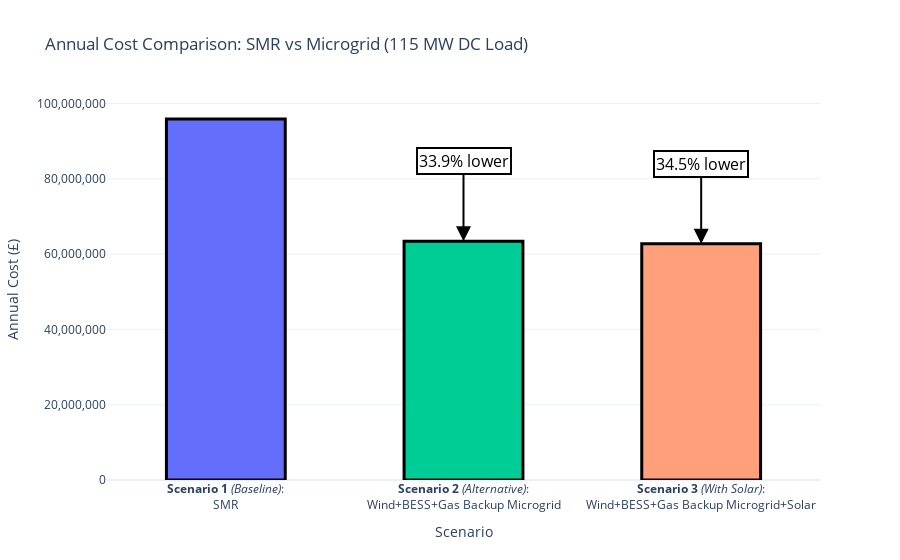

Write notebook code for a chart like this one.
### Code cell
import plotly.graph_objects as go

load_scenario = DATA_CENTRE_LOAD_MW
nuclear_cost = cost_nuclear_smr[load_scenario]
microgrid_cost = cost_microgrid[load_scenario]
microgrid_with_solar_cost = cost_microgrid_with_solar[load_scenario]
cost_diff_pct = cost_difference_percentages[load_scenario]

# Bar chart data
scenarios = [
    "<b>Scenario 1</b> <i>(Baseline)</i>:<br>SMR",
    "<b>Scenario 2</b> <i>(Alternative)</i>:<br>Wind+BESS+Gas Backup Microgrid",
    "<b>Scenario 3</b> <i>(With Solar)</i>:<br>Wind+BESS+Gas Backup Microgrid+Solar"
]
costs = [nuclear_cost, microgrid_cost, microgrid_with_solar_cost]
colors = ["#636EFA", "#00CC96", "#FFA07A"]

fig = go.Figure()

# Add bars with black outlines
for i, (scenario, cost, color) in enumerate(zip(scenarios, costs, colors)):
    fig.add_trace(
        go.Bar(
            x=[scenario],
            y=[cost],
            marker=dict(color=color, line=dict(color="black", width=3)),
            name=scenario,
            showlegend=False,
            width=0.5,
        )
    )

# Add downward arrow and annotation if microgrid is cheaper
fig.add_annotation(
    x=scenarios[1],
    y=microgrid_cost,
    text=f"{abs(cost_diff_pct):.1f}% lower",
    showarrow=True,
    arrowhead=2,
    arrowsize=1.5,
    arrowwidth=2,
    arrowcolor="black",
    ax=0,
    ay=-80,  # Negative value moves annotation above the bar
    font=dict(color="black", size=16),
    bgcolor="white",
    bordercolor="black",
    borderwidth=2,
)
fig.add_annotation(
    x=scenarios[2],
    y=microgrid_with_solar_cost,
    text=f"{abs(cost_difference_percentages_with_solar[load_scenario]):.1f}% lower",
    showarrow=True,
    arrowhead=2,
    arrowsize=1.5,
    arrowwidth=2,
    arrowcolor="black",
    ax=0,
    ay=-80,  # Negative value moves annotation above the bar
    font=dict(color="black", size=16),
    bgcolor="white",
    bordercolor="black",
    borderwidth=2,
)

fig.update_layout(
    title=f"Annual Cost Comparison: SMR vs Microgrid ({load} MW DC Load)",
    yaxis_title="Annual Cost (£)",
    xaxis_title="Scenario",
    template="plotly_white",
    bargap=0.5,
    yaxis=dict(tickformat=","),
)

fig.show()

### Figure 1 — Plotly figure (JSON) as saved in the notebook; plotly's stock layout.template omitted (floating-point values rounded to 4 significant figures)
{"data": [{"marker": {"color": "#636EFA", "line": {"color": "black", "width": 3}}, "name": "<b>Scenario 1</b> <i>(Baseline)</i>:<br>SMR", "showlegend": false, "type": "bar", "width": 0.5, "x": ["<b>Scenario 1</b> <i>(Baseline)</i>:<br>SMR"], "y": [95880000.0]}, {"marker": {"color": "#00CC96", "line": {"color": "black", "width": 3}}, "name": "<b>Scenario 2</b> <i>(Alternative)</i>:<br>Wind+BESS+Gas Backup Microgrid", "showlegend": false, "type": "bar", "width": 0.5, "x": ["<b>Scenario 2</b> <i>(Alternative)</i>:<br>Wind+BESS+Gas Backup Microgrid"], "y": [63400000.0]}, {"marker": {"color": "#FFA07A", "line": {"color": "black", "width": 3}}, "name": "<b>Scenario 3</b> <i>(With Solar)</i>:<br>Wind+BESS+Gas Backup Microgrid+Solar", "showlegend": false, "type": "bar", "width": 0.5, "x": ["<b>Scenario 3</b> <i>(With Solar)</i>:<br>Wind+BESS+Gas Backup Microgrid+Solar"], "y": [62760000.0]}], "layout": {"annotations": [{"arrowcolor": "black", "arrowhead": 2, "arrowsize": 1.5, "arrowwidth": 2, "ax": 0, "ay": -80, "bgcolor": "white", "bordercolor": "black", "borderwidth": 2, "font": {"color": "black", "size": 16}, "showarrow": true, "text": "33.9% lower", "x": "<b>Scenario 2</b> <i>(Alternative)</i>:<br>Wind+BESS+Gas Backup Microgrid", "y": 63400000.0}, {"arrowcolor": "black", "arrowhead": 2, "arrowsize": 1.5, "arrowwidth": 2, "ax": 0, "ay": -80, "bgcolor": "white", "bordercolor": "black", "borderwidth": 2, "font": {"color": "black", "size": 16}, "showarrow": true, "text": "34.5% lower", "x": "<b>Scenario 3</b> <i>(With Solar)</i>:<br>Wind+BESS+Gas Backup Microgrid+Solar", "y": 62760000.0}], "bargap": 0.5, "title": {"text": "Annual Cost Comparison: SMR vs Microgrid (115 MW DC Load)"}, "xaxis": {"title": {"text": "Scenario"}}, "yaxis": {"tickformat": ",", "title": {"text": "Annual Cost (£)"}}}}
